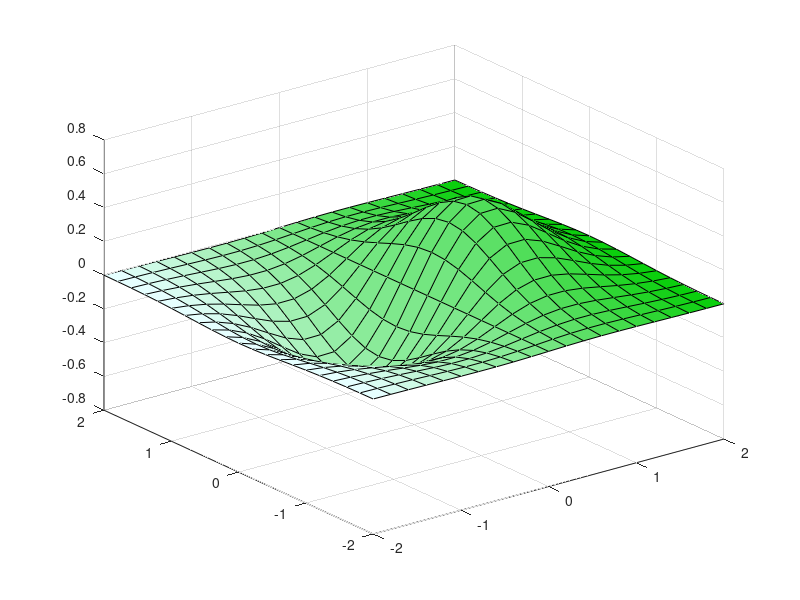

Write the MATLAB code that produced this figure.
[x,y] = meshgrid([-2:.2:2]);
N = size(x,1);

% s1 = [1.0 0.7 0.7];
s1 = [1.0 1.0 0.8];
s2 = [0.8 0.0 0.0];
ds = s2 - s1;
dsd = zeros(N, 3);
for ii = 1:numel(s1)
    dsd(:,ii) = linspace(0, ds(ii), N);
end
colors3d = repmat(s1, N, 1) + dsd;

% s1 = [0.7 1.0 0.7];
s1 = [0.9 1.0 1.0];
s2 = [0.0 0.8 0.0];
ds = s2 - s1;
dsd = zeros(N, 3);
for ii = 1:numel(s1)
    dsd(:,ii) = linspace(0, ds(ii), N);
end
colors2d = repmat(s1, N, 1) + dsd;

colormap(colors2d);
Z = x.*exp(-x.^2-y.^2);
cm = repmat(1:N, N, 1);
surf(x, y, Z, cm);
